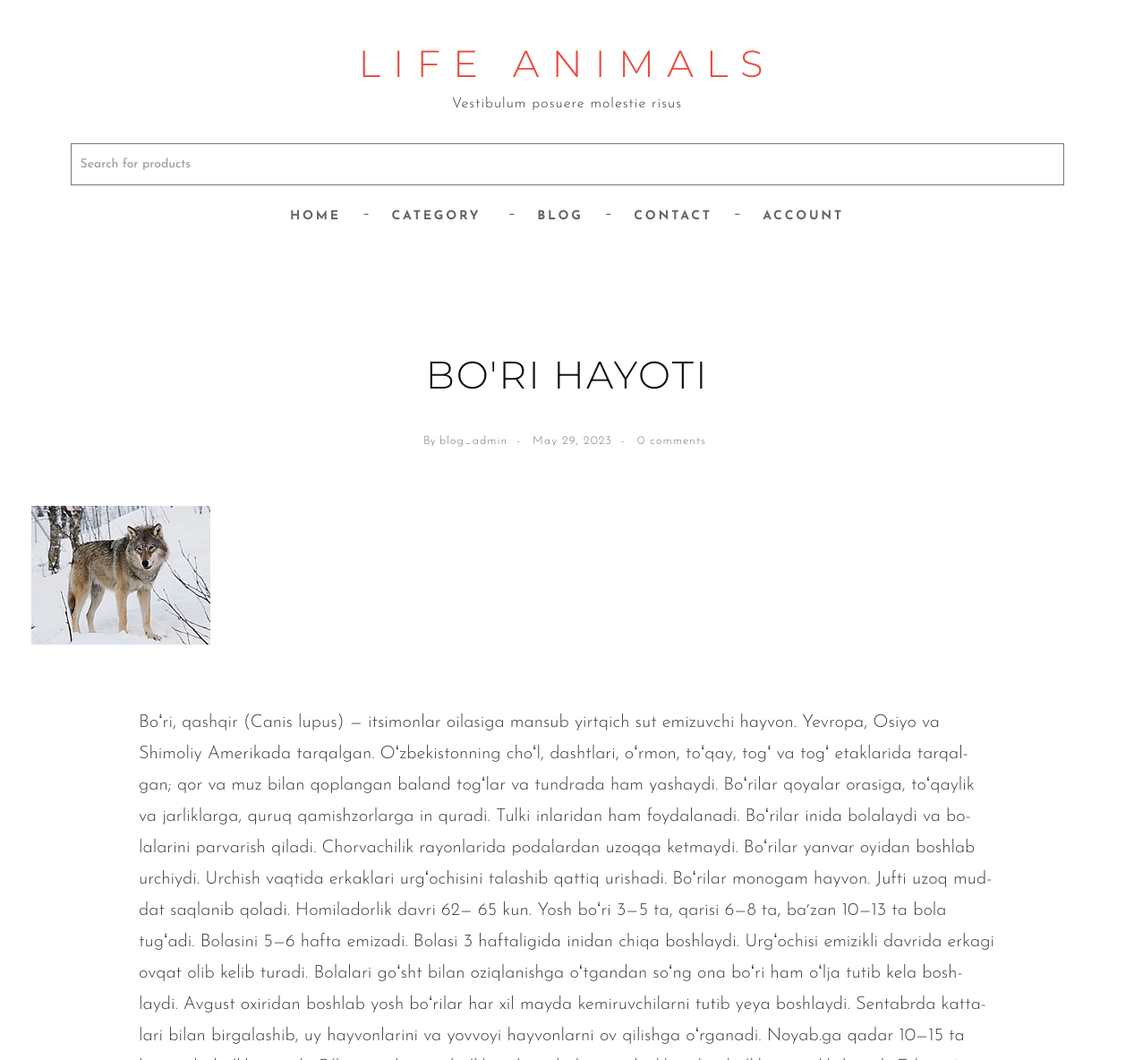
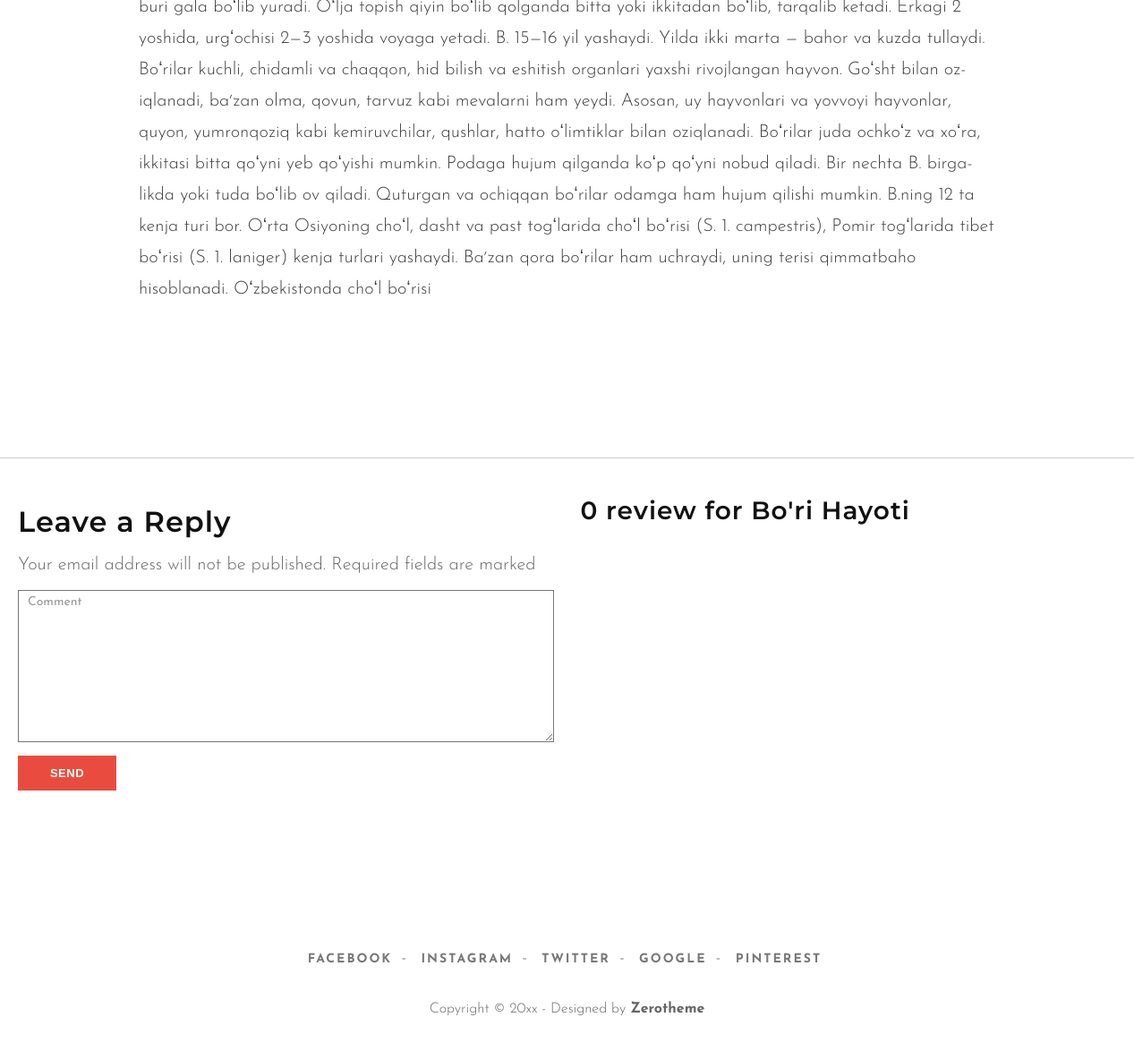
Screenshot of /detail/3/ with the database file from the repository (2 pictures, top to bottom).
### main/models.py (models this page shows, shortened)
class Article(models.Model):
    title = models.CharField(max_length=250)
    slug = models.SlugField(max_length=250)
    category = models.ForeignKey(
        Category, on_delete=models.PROTECT, related_name='articles_cat')
    image = models.ImageField(upload_to='article/%Y/%m/%d')
    author = models.ForeignKey(
        User, on_delete=models.PROTECT, related_name='articles_user')
    published = models.DateField(auto_now_add=True)
    body = models.TextField()
    tag = models.ManyToManyField(Tag, related_name='articles_tag')
    class Meta:
        ordering = ["-id"]

### main/views.py (the view)
# urls.py: path('detail/<pk>/', views.Detail_Article.as_view(), name='detail'),
class Detail_Article(DetailView):
    model = Article
    template_name = 'detail_article.html'

### main/context_cat.py (called while the page is built)
def main_context(request):
    all_categories = Category.objects.all()
    data = {
        'all_categories': all_categories,
    }
    return data

### templates/detail_article.html (shortened to what this page needs)
{% extends "base.html" %}
{% load static %}
{% block content %}
<div id="page-content">
	<div class="box-content">
		<div class="container-fluid">
			<article class="single-post">
				<div class="wrap-post">
					<div class="entry-header text-center">
						<h1 class="entry-title">{{object.title}}</h1>
						<span class="entry-meta">
							<ul class="list-inline link">
								<li>By <a href="#">{{object.author}}</a></li>
								<li><a href="#">{{object.published}}</a></li>
								<li><a href="#">{{object.comments.count}} comments</a></li>
							</ul>
						</span>
					</div>
					<div class="post-thumbnail-wrap">
						<div class="portfolio-box">
							<img src="{{object.image.url}}" class="img-responsive" alt="">
						</div>
					</div>
					<div class="entry-content">
						{{object.body}}
					</div>
				</div>
			</article>
		</div>
		<div class="container-fluid">
			<div class="row">
				<div class="comments-are">
					<div id="comment">
						<div class="row">
							<div class="col-md-6">
								<form name="formcomment" method="post" action="{% url 'main:comment' object.id %}">
									<h3>Leave a Reply</h3>
									<span>Your email address will not be published. Required fields are marked </span>
									<div class="form-group">
										<textarea name="comment" id="message" class="form-control" rows="4" cols="25"
											required="required" placeholder="Comment"></textarea>
									</div>
									<button type="submit" class="btn btn-skin btn-sm" name="submitcomment">send</button>
								</form>
							</div>
							<div class="col-md-6">
								<h4 class="mb-4">{{object.comments.count}} review for {{object.title|title}}
								</h4>
								</div>
							</div>
						</div>
					</div>
				</div>
			</div>
		</div>
		{% endblock content %}

### staticfiles/css/style.css (style rules this page uses)
body { font-family: 'Josefin Sans', sans-serif;font-weight: 300;color: #666;background-color: #fff;font-size: 20px;line-height: 1.75;hyphens: auto;overflow-wrap: break-word; }
html, body { width:100%; padding:0; margin:0; }
html { -webkit-text-size-adjust: none; }
img { max-width:100%; height: auto;width: auto\9; }
h1 { font-size: 38px; }
h3 { font-size: 32px; }
h4 { font-size: 28px; }
h1,h2,h3,h4,h5,h6 { font-weight: 600;color: #111;font-family: 'Montserrat',sans-serif;letter-spacing: 1px;line-height: 1.3; }
a { color: #fff;-webkit-transition: all .3s ease-in-out;-moz-transition: all .3s ease-in-out;transition: all .3s ease-in-out; }
button { border: none;outline: 0; }
ul li { list-style: none; }
input:not([type]), input[type="color"], input[type="email"], input[type="number"], input[type="password"], input[type="tel"], input[type="url"], input[type="text"], input[type="search"], textarea, .form-control, select { border-radius: 0 0 0 0; box-shadow: none; color: #999999; display: block; font-size: 14px; font-weight: normal; height: 47px; line-height: 1.2; margin: 10px 0; outline: medium none; padding: 5px 10px; transition: border-color 0.2s ease-in-out 0s, color 0.2s ease-in-out 0s; width: 100%; background-color: #fff; border: 1px solid #777; }
.post:after, .post:before, article:after, article:before, section:after, section:before { clear: both; content: '\0020'; display: block; visibility: hidden; width: 0; height: 0; }
.link a { display:inline-block;text-decoration:none;letter-spacing:1px; color: #888888; }
.link li:after { content: "-";padding: 0 10px; }
.link li:last-child:after { content:'';padding:0px;display:none }
ul.link li { padding: 0;margin: 0; }
.box-content { padding: 50px 0 30px; }
article.single-post { padding-bottom: 0; }
article.single-post .wrap-post, .comments-are { padding:30px 20px; position: relative; }
article { background: #ffffff; color: #3F3F3F; margin: 50px 0;border-bottom: 1px solid #e1e1e1;padding-bottom: 50px; }
article:last-child { border-bottom: none; }
article:after, article:before { clear: both; content: '\0020'; display: block; visibility: hidden; width: 0; height: 0; }
article .post-thumbnail-wrap { text-align: center;width: 100%;margin-bottom: 10px; }
article .entry-header { margin-bottom: 30px; }
article.single-post .entry-header { margin-bottom: 60px; }
article.single-post .entry-header h1.entry-title { font-size: 43px;line-height: 30px;letter-spacing: 2px;font-weight: 300;margin: 0;text-transform: uppercase;margin-bottom: 40px;line-height: 1.1 }
article .entry-header .entry-meta { color: #777;font-size: 13px; }
article .entry-header .entry-meta a { color: #777; }
article .entry-content { text-align: left;margin-top: 30px; }
article.single-post .entry-content { padding: 40px 120px; }
.comments-are { border-top: 1px solid #ccc;margin: 50px auto ; }
.comments-are textarea { height:170px; }
.portfolio-box { display: block;position: relative;margin: 0 auto 30px;overflow: hidden; }
.portfolio-box:before { z-index:1;content:"";position:absolute;left: 10px;right: 10px;top:10px;bottom:10px;border-top:2px solid #E94C3F;border-bottom:2px solid #E94C3F;transform:scale(0,1);-moz-transform:scale(0,1);-webkit-transform:scale(0,1);-ms-transform:scale(0,1);transition:all 0.4s ease-in-out 0s;-moz-transition:all 0.4s ease-in-out 0s;-webkit-transition:all 0.4s ease-in-out 0s; }
.portfolio-box:after { z-index:1;content:"";position:absolute;left:10px;right:10px;top: 10px;bottom: 10px;border-left:2px solid #E94C3F;border-right:2px solid #E94C3F;transform:scale(1,0);-moz-transform:scale(1,0);-webkit-transform:scale(1,0);-ms-transform:scale(1,0);transition:all 0.4s ease-in-out 0s;-moz-transition:all 0.4s ease-in-out 0s;-webkit-transition:all 0.4s ease-in-out 0s; }
.btn { border-radius: 0; outline: none; color: #785843; font-family: 'Oswald', sans-serif; text-decoration: none; text-transform: uppercase; letter-spacing: .5px; font-weight: bold; font-size: 13px; }
.btn-skin { padding: 9px 24px;color: #fff;background-color: #E94C3F;min-width: 110px;margin-bottom: 10px; }

### rows the page displays
Article: title "BO'RI HAYOTI", author "blog_admin", published "May 29, 2023", comments.count "0", image (picture), body "Boʻri, qashqir (Canis lupus) — itsimonlar oilasiga mansub yirtqich sut emizuvchi hayvon. Yevropa, Osiyo va Shimoliy Amerikada tarqalgan. Oʻzbekistonning choʻl, dashtlari, oʻrmon, toʻqay, togʻ va togʻ etaklarida tarqalgan; qor va muz bilan qoplangan baland togʻlar va tundrada ham yashaydi. Boʻrilar qoyalar orasiga, toʻqaylik va jarliklarga, quruq qamishzorlarga in quradi. Tulki inlaridan ham foydalanadi. Boʻrilar inida bolalaydi va bolalarini parvarish qiladi. Chorvachilik rayonlarida podalardan uzoqqa ketmaydi. Boʻrilar yanvar oyidan boshlab urchiydi. Urchish vaqtida erkaklari urgʻochisini talashib qattiq urishadi. Boʻrilar monogam hayvon. Jufti uzoq muddat saqlanib qoladi. Homiladorlik…", title "Bo'ri Hayoti"
